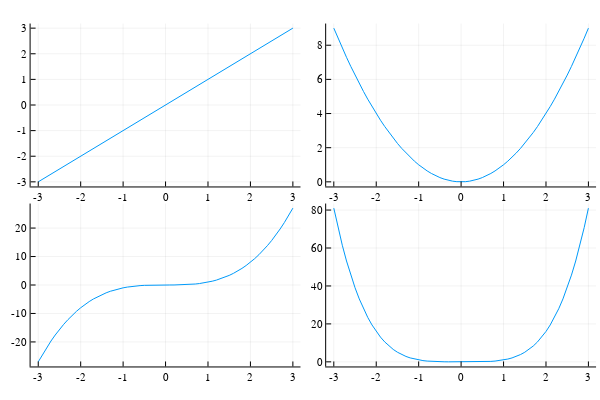

The code cell stored with this chart in its notebook:
### Code cell
p1 = plot(x, x)
p2 = plot(x, x.^2)
p3 = plot(x, x.^3)
p4 = plot(x, x.^4)
plot(p1,p2,p3,p4, layout=(2,2), legend=false)

### Figure 1 — Plotly figure (JSON) as saved in the notebook; plotly's stock layout.template omitted (floating-point values rounded to 4 significant figures)
{"data": [{"colorbar": {"len": 0.4525, "title": "", "x": 0.5008, "y": 0.7639}, "legendgroup": "y1", "line": {"color": "rgba(0, 154, 250, 1.000)", "dash": "solid", "shape": "linear", "width": 1}, "mode": "lines", "name": "y1", "showlegend": true, "type": "scatter", "x": [-3, -2.9, -2.8, -2.7, -2.6, -2.5, -2.4, -2.3, -2.2, -2.1, -2, -1.9, -1.8, -1.7, -1.6, -1.5, -1.4, -1.3, -1.2, -1.1, -1, -0.9, -0.8, -0.7, -0.6, -0.5, -0.4, -0.3, -0.2, -0.1, 0, 0.1, 0.2, 0.3, 0.4, 0.5, 0.6, 0.7, 0.8, 0.9, 1, 1.1, 1.2, 1.3, 1.4, 1.5, 1.6, 1.7, 1.8, 1.9, 2, 2.1, 2.2, 2.3, 2.4, 2.5, 2.6, 2.7, 2.8, 2.9, 3], "xaxis": "x1", "y": [-3, -2.9, -2.8, -2.7, -2.6, -2.5, -2.4, -2.3, -2.2, -2.1, -2, -1.9, -1.8, -1.7, -1.6, -1.5, -1.4, -1.3, -1.2, -1.1, -1, -0.9, -0.8, -0.7, -0.6, -0.5, -0.4, -0.3, -0.2, -0.1, 0, 0.1, 0.2, 0.3, 0.4, 0.5, 0.6, 0.7, 0.8, 0.9, 1, 1.1, 1.2, 1.3, 1.4, 1.5, 1.6, 1.7, 1.8, 1.9, 2, 2.1, 2.2, 2.3, 2.4, 2.5, 2.6, 2.7, 2.8, 2.9, 3], "yaxis": "y1"}, {"colorbar": {"len": 0.4525, "title": "", "x": 0.9934, "y": 0.7639}, "legendgroup": "y1", "line": {"color": "rgba(0, 154, 250, 1.000)", "dash": "solid", "shape": "linear", "width": 1}, "mode": "lines", "name": "y1", "showlegend": true, "type": "scatter", "x": [-3, -2.9, -2.8, -2.7, -2.6, -2.5, -2.4, -2.3, -2.2, -2.1, -2, -1.9, -1.8, -1.7, -1.6, -1.5, -1.4, -1.3, -1.2, -1.1, -1, -0.9, -0.8, -0.7, -0.6, -0.5, -0.4, -0.3, -0.2, -0.1, 0, 0.1, 0.2, 0.3, 0.4, 0.5, 0.6, 0.7, 0.8, 0.9, 1, 1.1, 1.2, 1.3, 1.4, 1.5, 1.6, 1.7, 1.8, 1.9, 2, 2.1, 2.2, 2.3, 2.4, 2.5, 2.6, 2.7, 2.8, 2.9, 3], "xaxis": "x2", "y": [9, 8.41, 7.84, 7.29, 6.76, 6.25, 5.76, 5.29, 4.84, 4.41, 4, 3.61, 3.24, 2.89, 2.56, 2.25, 1.96, 1.69, 1.44, 1.21, 1, 0.81, 0.64, 0.49, 0.36, 0.25, 0.16, 0.09, 0.04, 0.01, 0, 0.01, 0.04, 0.09, 0.16, 0.25, 0.36, 0.49, 0.64, 0.81, 1, 1.21, 1.44, 1.69, 1.96, 2.25, 2.56, 2.89, 3.24, 3.61, 4, 4.41, 4.84, 5.29, 5.76, 6.25, 6.76, 7.29, 7.84, 8.41, 9], "yaxis": "y2"}, {"colorbar": {"len": 0.4525, "title": "", "x": 0.5008, "y": 0.2639}, "legendgroup": "y1", "line": {"color": "rgba(0, 154, 250, 1.000)", "dash": "solid", "shape": "linear", "width": 1}, "mode": "lines", "name": "y1", "showlegend": true, "type": "scatter", "x": [-3, -2.9, -2.8, -2.7, -2.6, -2.5, -2.4, -2.3, -2.2, -2.1, -2, -1.9, -1.8, -1.7, -1.6, -1.5, -1.4, -1.3, -1.2, -1.1, -1, -0.9, -0.8, -0.7, -0.6, -0.5, -0.4, -0.3, -0.2, -0.1, 0, 0.1, 0.2, 0.3, 0.4, 0.5, 0.6, 0.7, 0.8, 0.9, 1, 1.1, 1.2, 1.3, 1.4, 1.5, 1.6, 1.7, 1.8, 1.9, 2, 2.1, 2.2, 2.3, 2.4, 2.5, 2.6, 2.7, 2.8, 2.9, 3], "xaxis": "x3", "y": [-27, -24.39, -21.95, -19.68, -17.58, -15.62, -13.82, -12.17, -10.65, -9.261, -8, -6.859, -5.832, -4.913, -4.096, -3.375, -2.744, -2.197, -1.728, -1.331, -1, -0.729, -0.512, -0.343, -0.216, -0.125, -0.064, -0.027, -0.008, -0.001, 0, 0.001, 0.008, 0.027, 0.064, 0.125, 0.216, 0.343, 0.512, 0.729, 1, 1.331, 1.728, 2.197, 2.744, 3.375, 4.096, 4.913, 5.832, 6.859, 8, 9.261, 10.65, 12.17, 13.82, 15.62, 17.58, 19.68, 21.95, 24.39, 27], "yaxis": "y3"}, {"colorbar": {"len": 0.4525, "title": "", "x": 0.9934, "y": 0.2639}, "legendgroup": "y1", "line": {"color": "rgba(0, 154, 250, 1.000)", "dash": "solid", "shape": "linear", "width": 1}, "mode": "lines", "name": "y1", "showlegend": true, "type": "scatter", "x": [-3, -2.9, -2.8, -2.7, -2.6, -2.5, -2.4, -2.3, -2.2, -2.1, -2, -1.9, -1.8, -1.7, -1.6, -1.5, -1.4, -1.3, -1.2, -1.1, -1, -0.9, -0.8, -0.7, -0.6, -0.5, -0.4, -0.3, -0.2, -0.1, 0, 0.1, 0.2, 0.3, 0.4, 0.5, 0.6, 0.7, 0.8, 0.9, 1, 1.1, 1.2, 1.3, 1.4, 1.5, 1.6, 1.7, 1.8, 1.9, 2, 2.1, 2.2, 2.3, 2.4, 2.5, 2.6, 2.7, 2.8, 2.9, 3], "xaxis": "x4", "y": [81, 70.73, 61.47, 53.14, 45.7, 39.06, 33.18, 27.98, 23.43, 19.45, 16, 13.03, 10.5, 8.352, 6.554, 5.062, 3.842, 2.856, 2.074, 1.464, 1, 0.6561, 0.4096, 0.2401, 0.1296, 0.0625, 0.0256, 0.0081, 0.0016, 0.0001, 0, 0.0001, 0.0016, 0.0081, 0.0256, 0.0625, 0.1296, 0.2401, 0.4096, 0.6561, 1, 1.464, 2.074, 2.856, 3.842, 5.062, 6.554, 8.352, 10.5, 13.03, 16, 19.45, 23.43, 27.98, 33.18, 39.06, 45.7, 53.14, 61.47, 70.73, 81], "yaxis": "y4"}], "layout": {"annotations": [], "height": 400, "margin": {"b": 20, "l": 0, "r": 0, "t": 20}, "paper_bgcolor": "rgba(255, 255, 255, 1.000)", "plot_bgcolor": "rgba(255, 255, 255, 1.000)", "showlegend": false, "width": 600, "xaxis1": {"anchor": "y1", "domain": [0.05101, 0.5008], "gridcolor": "rgba(0, 0, 0, 0.100)", "gridwidth": 0.5, "linecolor": "rgba(0, 0, 0, 1.000)", "mirror": false, "range": [-3.18, 3.18], "showgrid": true, "showline": true, "showticklabels": true, "tickangle": 0, "tickcolor": "rgb(0, 0, 0)", "tickfont": {"color": "rgba(0, 0, 0, 1.000)", "family": "sans-serif", "size": 11}, "tickmode": "array", "ticks": "inside", "ticktext": ["-3", "-2", "-1", "0", "1", "2", "3"], "tickvals": [-3, -2, -1, 0, 1, 2, 3], "title": "", "titlefont": {"color": "rgba(0, 0, 0, 1.000)", "family": "sans-serif", "size": 15}, "type": "-", "visible": true, "zeroline": false, "zerolinecolor": "rgba(0, 0, 0, 1.000)"}, "xaxis2": {"anchor": "y2", "domain": [0.5436, 0.9934], "gridcolor": "rgba(0, 0, 0, 0.100)", "gridwidth": 0.5, "linecolor": "rgba(0, 0, 0, 1.000)", "mirror": false, "range": [-3.18, 3.18], "showgrid": true, "showline": true, "showticklabels": true, "tickangle": 0, "tickcolor": "rgb(0, 0, 0)", "tickfont": {"color": "rgba(0, 0, 0, 1.000)", "family": "sans-serif", "size": 11}, "tickmode": "array", "ticks": "inside", "ticktext": ["-3", "-2", "-1", "0", "1", "2", "3"], "tickvals": [-3, -2, -1, 0, 1, 2, 3], "title": "", "titlefont": {"color": "rgba(0, 0, 0, 1.000)", "family": "sans-serif", "size": 15}, "type": "-", "visible": true, "zeroline": false, "zerolinecolor": "rgba(0, 0, 0, 1.000)"}, "xaxis3": {"anchor": "y3", "domain": [0.05101, 0.5008], "gridcolor": "rgba(0, 0, 0, 0.100)", "gridwidth": 0.5, "linecolor": "rgba(0, 0, 0, 1.000)", "mirror": false, "range": [-3.18, 3.18], "showgrid": true, "showline": true, "showticklabels": true, "tickangle": 0, "tickcolor": "rgb(0, 0, 0)", "tickfont": {"color": "rgba(0, 0, 0, 1.000)", "family": "sans-serif", "size": 11}, "tickmode": "array", "ticks": "inside", "ticktext": ["-3", "-2", "-1", "0", "1", "2", "3"], "tickvals": [-3, -2, -1, 0, 1, 2, 3], "title": "", "titlefont": {"color": "rgba(0, 0, 0, 1.000)", "family": "sans-serif", "size": 15}, "type": "-", "visible": true, "zeroline": false, "zerolinecolor": "rgba(0, 0, 0, 1.000)"}, "xaxis4": {"anchor": "y4", "domain": [0.5436, 0.9934], "gridcolor": "rgba(0, 0, 0, 0.100)", "gridwidth": 0.5, "linecolor": "rgba(0, 0, 0, 1.000)", "mirror": false, "range": [-3.18, 3.18], "showgrid": true, "showline": true, "showticklabels": true, "tickangle": 0, "tickcolor": "rgb(0, 0, 0)", "tickfont": {"color": "rgba(0, 0, 0, 1.000)", "family": "sans-serif", "size": 11}, "tickmode": "array", "ticks": "inside", "ticktext": ["-3", "-2", "-1", "0", "1", "2", "3"], "tickvals": [-3, -2, -1, 0, 1, 2, 3], "title": "", "titlefont": {"color": "rgba(0, 0, 0, 1.000)", "family": "sans-serif", "size": 15}, "type": "-", "visible": true, "zeroline": false, "zerolinecolor": "rgba(0, 0, 0, 1.000)"}, "yaxis1": {"anchor": "x1", "domain": [0.5376, 0.9902], "gridcolor": "rgba(0, 0, 0, 0.100)", "gridwidth": 0.5, "linecolor": "rgba(0, 0, 0, 1.000)", "mirror": false, "range": [-3.18, 3.18], "showgrid": true, "showline": true, "showticklabels": true, "tickangle": 0, "tickcolor": "rgb(0, 0, 0)", "tickfont": {"color": "rgba(0, 0, 0, 1.000)", "family": "sans-serif", "size": 11}, "tickmode": "array", "ticks": "inside", "ticktext": ["-3", "-2", "-1", "0", "1", "2", "3"], "tickvals": [-3, -2, -1, 0, 1, 2, 3], "title": "", "titlefont": {"color": "rgba(0, 0, 0, 1.000)", "family": "sans-serif", "size": 15}, "type": "-", "visible": true, "zeroline": false, "zerolinecolor": "rgba(0, 0, 0, 1.000)"}, "yaxis2": {"anchor": "x2", "domain": [0.5376, 0.9902], "gridcolor": "rgba(0, 0, 0, 0.100)", "gridwidth": 0.5, "linecolor": "rgba(0, 0, 0, 1.000)", "mirror": false, "range": [-0.27, 9.27], "showgrid": true, "showline": true, "showticklabels": true, "tickangle": 0, "tickcolor": "rgb(0, 0, 0)", "tickfont": {"color": "rgba(0, 0, 0, 1.000)", "family": "sans-serif", "size": 11}, "tickmode": "array", "ticks": "inside", "ticktext": ["0", "2", "4", "6", "8"], "tickvals": [0, 2, 4, 6, 8], "title": "", "titlefont": {"color": "rgba(0, 0, 0, 1.000)", "family": "sans-serif", "size": 15}, "type": "-", "visible": true, "zeroline": false, "zerolinecolor": "rgba(0, 0, 0, 1.000)"}, "yaxis3": {"anchor": "x3", "domain": [0.03762, 0.4902], "gridcolor": "rgba(0, 0, 0, 0.100)", "gridwidth": 0.5, "linecolor": "rgba(0, 0, 0, 1.000)", "mirror": false, "range": [-28.62, 28.62], "showgrid": true, "showline": true, "showticklabels": true, "tickangle": 0, "tickcolor": "rgb(0, 0, 0)", "tickfont": {"color": "rgba(0, 0, 0, 1.000)", "family": "sans-serif", "size": 11}, "tickmode": "array", "ticks": "inside", "ticktext": ["-20", "-10", "0", "10", "20"], "tickvals": [-20, -10, 0, 10, 20], "title": "", "titlefont": {"color": "rgba(0, 0, 0, 1.000)", "family": "sans-serif", "size": 15}, "type": "-", "visible": true, "zeroline": false, "zerolinecolor": "rgba(0, 0, 0, 1.000)"}, "yaxis4": {"anchor": "x4", "domain": [0.03762, 0.4902], "gridcolor": "rgba(0, 0, 0, 0.100)", "gridwidth": 0.5, "linecolor": "rgba(0, 0, 0, 1.000)", "mirror": false, "range": [-2.43, 83.43], "showgrid": true, "showline": true, "showticklabels": true, "tickangle": 0, "tickcolor": "rgb(0, 0, 0)", "tickfont": {"color": "rgba(0, 0, 0, 1.000)", "family": "sans-serif", "size": 11}, "tickmode": "array", "ticks": "inside", "ticktext": ["0", "20", "40", "60", "80"], "tickvals": [0, 20, 40, 60, 80], "title": "", "titlefont": {"color": "rgba(0, 0, 0, 1.000)", "family": "sans-serif", "size": 15}, "type": "-", "visible": true, "zeroline": false, "zerolinecolor": "rgba(0, 0, 0, 1.000)"}}}
